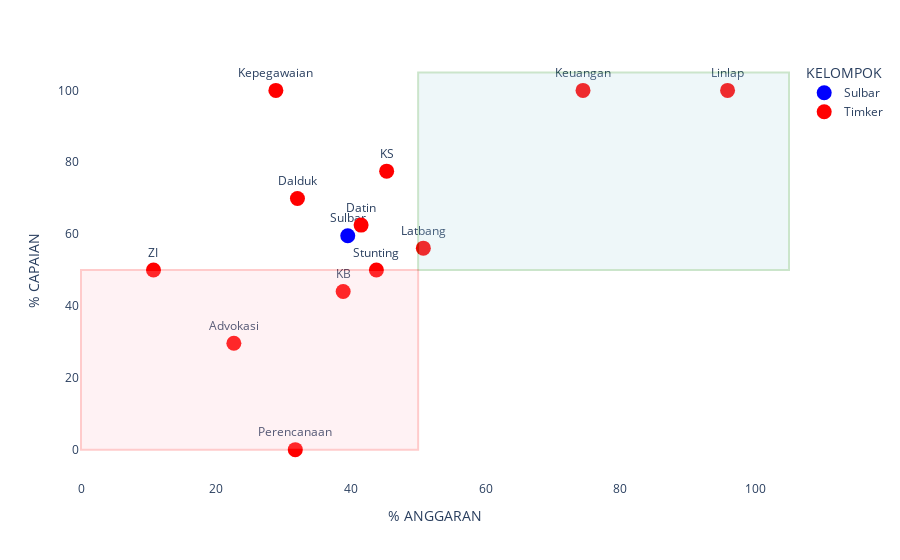

The notebook cell this image was saved under:
### Code cell
rekap_oa = output_anggaran.group_by(
    "KODE TIMKER"
).agg(
    [pl.col("PERSENTASE CAPAIAN").mean().alias("% CAPAIAN").round(2),
    pl.col("PERSENTASE REALISASI ANGGARAN").mean().alias("% ANGGARAN").round(2)]
)

sulbar = output_anggaran.select(
    pl.col("PERSENTASE CAPAIAN").mean().alias("% CAPAIAN").round(2),
    pl.col("PERSENTASE REALISASI ANGGARAN").mean().alias("% ANGGARAN").round(2)
)

# Menambahkan kolom "KODE TIMKER" dengan nilai "Sulbar"
sulbar = sulbar.with_columns(pl.lit("Sulbar").alias("KODE TIMKER"))

# Mengatur ulang kolom agar "KODE TIMKER" menjadi kolom pertama
sulbar = sulbar.select([
    "KODE TIMKER",  # Kolom pertama
    pl.all().exclude("KODE TIMKER")  # Kolom lainnya
])

rekap_oa = pl.concat([sulbar, rekap_oa])

rekap_oa = rekap_oa.with_columns(
    pl.when(
        pl.col("KODE TIMKER") == "Sulbar"
    )
    .then(pl.lit("Sulbar"))
    .otherwise(
        pl.lit("Timker")
    )
    .alias("color")
)

color_map = {
    'Sulbar': 'blue',
    'Timker': 'red'
}

fig = px.scatter(rekap_oa, x="% ANGGARAN", y="% CAPAIAN", 
                text="KODE TIMKER", color="color", 
                color_discrete_map=color_map,
                labels={"color": "KELOMPOK"})
fig.update_traces(marker=dict(size=15), textposition='top center')  # Ubah ukuran point
fig.update_layout(
    plot_bgcolor='white',  # Background plot
    paper_bgcolor='white'  # Background keseluruhan
)
#Menambahkan persegi panjang (rectangles) ke dalam layout
fig.update_layout(
    shapes=[
        # Persegi panjang pertama
        dict(
            type="rect",
            x0=50, x1=105,  # Koordinat X untuk persegi panjang
            y0=50, y1=105,  # Koordinat Y untuk persegi panjang
            line=dict(color="green"),  # Warna garis tepi
            fillcolor="lightblue",  # Warna isi
            opacity=0.2  # Transparansi persegi panjang
        ),
        # Persegi panjang kedua
        dict(
            type="rect",
            x0=0, x1=50,  # Koordinat X untuk persegi panjang
            y0=0, y1=50,  # Koordinat Y untuk persegi panjang
            line=dict(color="red"),  # Warna garis tepi
            fillcolor="pink",  # Warna isi
            opacity=0.2  # Transparansi persegi panjang
        )
    ]
)

### Figure 1 — Plotly figure (JSON) as saved in the notebook; plotly's stock layout.template omitted (floating-point values rounded to 4 significant figures)
{"data": [{"hovertemplate": "KELOMPOK=Sulbar<br>% ANGGARAN=%{x}<br>% CAPAIAN=%{y}<br>KODE TIMKER=%{text}<extra></extra>", "legendgroup": "Sulbar", "marker": {"color": "blue", "size": 15, "symbol": "circle"}, "mode": "markers+text", "name": "Sulbar", "orientation": "v", "showlegend": true, "text": ["Sulbar"], "textposition": "top center", "type": "scatter", "x": [39.56], "xaxis": "x", "y": [59.54], "yaxis": "y"}, {"hovertemplate": "KELOMPOK=Timker<br>% ANGGARAN=%{x}<br>% CAPAIAN=%{y}<br>KODE TIMKER=%{text}<extra></extra>", "legendgroup": "Timker", "marker": {"color": "red", "size": 15, "symbol": "circle"}, "mode": "markers+text", "name": "Timker", "orientation": "v", "showlegend": true, "text": ["KB", "Dalduk", "Datin", "Keuangan", "KS", "Advokasi", "Linlap", "Perencanaan", "ZI", "Latbang", "Stunting", "Kepegawaian"], "textposition": "top center", "type": "scatter", "x": [38.88, 32.1, 41.54, 74.45, 45.33, 22.67, 95.89, 31.78, 10.75, 50.77, 43.81, 28.9], "xaxis": "x", "y": [44, 69.92, 62.5, 100, 77.52, 29.63, 100, 0, 50, 56.08, 50, 100], "yaxis": "y"}], "layout": {"legend": {"title": {"text": "KELOMPOK"}, "tracegroupgap": 0}, "margin": {"t": 60}, "paper_bgcolor": "white", "plot_bgcolor": "white", "shapes": [{"fillcolor": "lightblue", "line": {"color": "green"}, "opacity": 0.2, "type": "rect", "x0": 50, "x1": 105, "y0": 50, "y1": 105}, {"fillcolor": "pink", "line": {"color": "red"}, "opacity": 0.2, "type": "rect", "x0": 0, "x1": 50, "y0": 0, "y1": 50}], "xaxis": {"anchor": "y", "domain": [0, 1], "title": {"text": "% ANGGARAN"}}, "yaxis": {"anchor": "x", "domain": [0, 1], "title": {"text": "% CAPAIAN"}}}}
